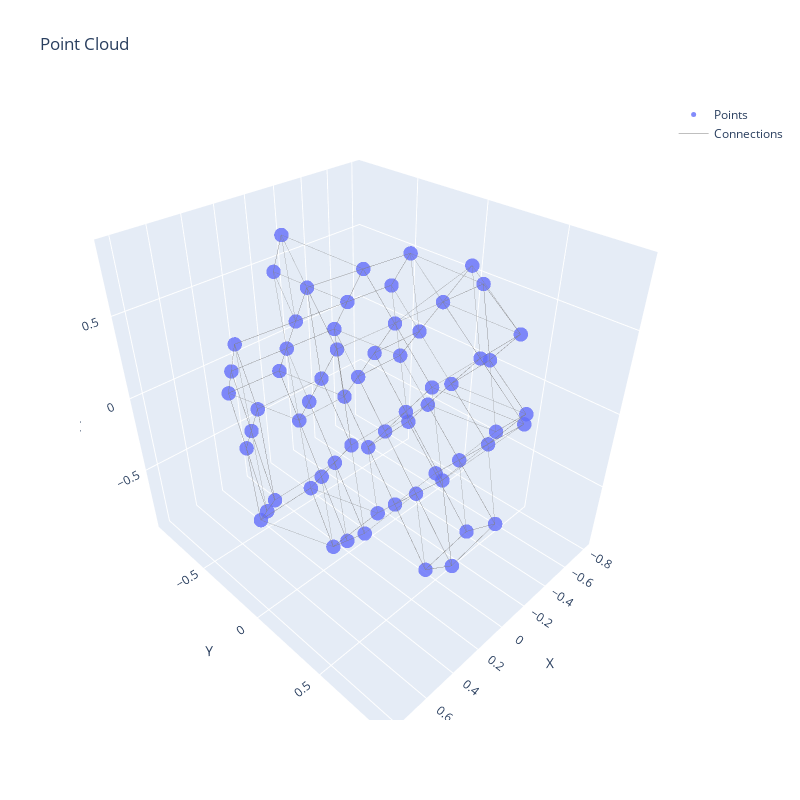

The notebook cell saved with this chart:
### Code cell
points_batch_c1, coords_batch_c1 = random.choice(list(crystal_dataloader))
points_c1 = points_batch_c1[0].numpy()
coords_c1 = np.array(coords_batch_c1)[:, 0]
print(f"Points shape: {points_c1.shape}")
print(f"Center coodinates: {coords_c1}")

fig = plot_point_cloud_3d(points_c1, n_connections=4)
fig.show()
